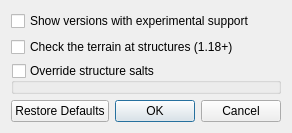
<?xml version="1.0" encoding="UTF-8"?>
<ui version="4.0">
 <class>ExtGenDialog</class>
 <widget class="QDialog" name="ExtGenDialog">
  <property name="windowTitle">
   <string>Advanced world settings</string>
  </property>
  <property name="windowIcon">
   <iconset resource="../rc/icons.qrc">
    <normaloff>:/icons/logo.png</normaloff>:/icons/logo.png</iconset>
  </property>
  <layout class="QGridLayout" name="gridLayout">
   <item row="3" column="0" colspan="2">
    <widget class="QGroupBox" name="groupSalts">
     <property name="toolTip">
      <string>A salt is a fixed number that each structure type adds to the seed to pick its positions. Change it to match servers or data packs that use different salts.</string>
     </property>
     <property name="title">
      <string>Override structure salts</string>
     </property>
     <property name="checkable">
      <bool>true</bool>
     </property>
     <property name="checked">
      <bool>false</bool>
     </property>
    </widget>
   </item>
   <item row="4" column="0" colspan="2">
    <widget class="QDialogButtonBox" name="buttonBox">
     <property name="orientation">
      <enum>Qt::Horizontal</enum>
     </property>
     <property name="standardButtons">
      <set>QDialogButtonBox::Cancel|QDialogButtonBox::Ok|QDialogButtonBox::RestoreDefaults</set>
     </property>
    </widget>
   </item>
   <item row="2" column="0" colspan="2">
    <widget class="QCheckBox" name="checkEstimate">
     <property name="toolTip">
      <string>Leave out structures that cannot generate because of the terrain, using an estimate of the surface height. Applies to the map and the Seed Finder in 1.18 and newer.</string>
     </property>
     <property name="text">
      <string>Check the terrain at structures (1.18+)</string>
     </property>
    </widget>
   </item>
   <item row="1" column="0" colspan="2">
    <widget class="QCheckBox" name="checkExperimental">
     <property name="toolTip">
      <string>Also list Minecraft versions whose world generation is only partly supported</string>
     </property>
     <property name="text">
      <string>Show versions with experimental support</string>
     </property>
    </widget>
   </item>
  </layout>
 </widget>
 <resources>
  <include location="../rc/icons.qrc"/>
 </resources>
 <connections>
  <connection>
   <sender>buttonBox</sender>
   <signal>accepted()</signal>
   <receiver>ExtGenDialog</receiver>
   <slot>accept()</slot>
   <hints>
    <hint type="sourcelabel">
     <x>248</x>
     <y>254</y>
    </hint>
    <hint type="destinationlabel">
     <x>157</x>
     <y>274</y>
    </hint>
   </hints>
  </connection>
  <connection>
   <sender>buttonBox</sender>
   <signal>rejected()</signal>
   <receiver>ExtGenDialog</receiver>
   <slot>reject()</slot>
   <hints>
    <hint type="sourcelabel">
     <x>316</x>
     <y>260</y>
    </hint>
    <hint type="destinationlabel">
     <x>286</x>
     <y>274</y>
    </hint>
   </hints>
  </connection>
 </connections>
</ui>
